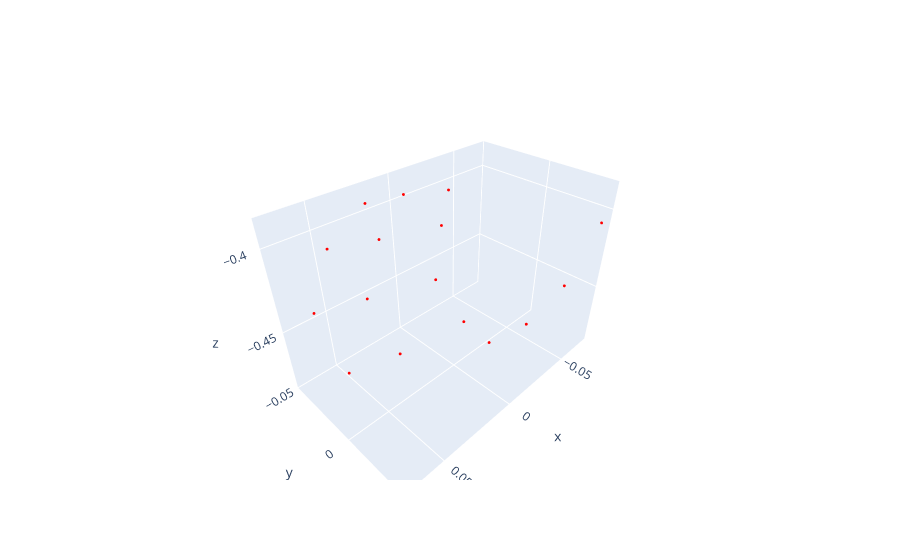

Write notebook code for a chart like this one.
### Code cell
from utils.mano import ManoLayer
from utils import utils
import plotly.graph_objects as go

mano_layer = ManoLayer()
anno = utils.load_ho_meta()
mano = mano_layer(anno)


fig = go.Figure()
# utils.add_mesh_to_fig(fig, mano.vertices[0], mano_layer.faces, )
fig.add_trace(
    go.Scatter3d(
        x=mano.joints[0][:, 0],
        y=mano.joints[0][:, 1],
        z=mano.joints[0][:, 2],
        mode='markers',
        marker=dict(
            size=1,
            color='red',
            
        ),
        text=[f'joint {i}' for i in range(mano.joints.shape[1])],
        # hoverinfo='text',
        textposition='top center',
    )
)
# fig.add_trace(
#     go.Scatter3d(
#         x=anno['handJoints3D'][:, 0],
#         y=anno['handJoints3D'][:, 1],
#         z=anno['handJoints3D'][:, 2],
#         mode='markers',
#         marker=dict(
#             size=1,
#             color='blue',
#         )
#     )
# )

# for i in range(16):
#     if mano_layer.parents[i] == -1:
#         continue
#     fig.add_trace(
#         go.Scatter3d(
#             x=[mano.joints[0][i, 0], mano.joints[0][mano_layer.parents[i], 0]],
#             y=[mano.joints[0][i, 1], mano.joints[0][mano_layer.parents[i], 1]],
#             z=[mano.joints[0][i, 2], mano.joints[0][mano_layer.parents[i], 2]],
#             mode='lines',
#         )
#     )
fig.show()

### Figure 1 — Plotly figure (JSON) as saved in the notebook; plotly's stock layout.template omitted (floating-point values rounded to 4 significant figures)
{"data": [{"marker": {"color": "red", "size": 1}, "mode": "markers", "text": ["joint 0", "joint 1", "joint 2", "joint 3", "joint 4", "joint 5", "joint 6", "joint 7", "joint 8", "joint 9", "joint 10", "joint 11", "joint 12", "joint 13", "joint 14", "joint 15"], "textposition": "top center", "type": "scatter3d", "x": [-0.07222, 0.01549, 0.05016, 0.07131, 0.02038, 0.05091, 0.07058, -0.01209, 0.004398, 0.01834, 0.004043, 0.02895, 0.04636, -0.05105, -0.03793, -0.02754], "y": [0.03997, 0.02175, 0.01478, 0.004144, 0.007524, -0.005454, -0.0201, -0.01644, -0.03256, -0.04734, -0.00513, -0.02295, -0.04312, 0.03596, 0.02283, 0.003995], "z": [-0.4075, -0.4359, -0.4388, -0.4435, -0.4157, -0.4179, -0.4234, -0.3876, -0.3899, -0.3951, -0.3977, -0.4027, -0.4092, -0.4403, -0.468, -0.4879]}], "layout": {}}
